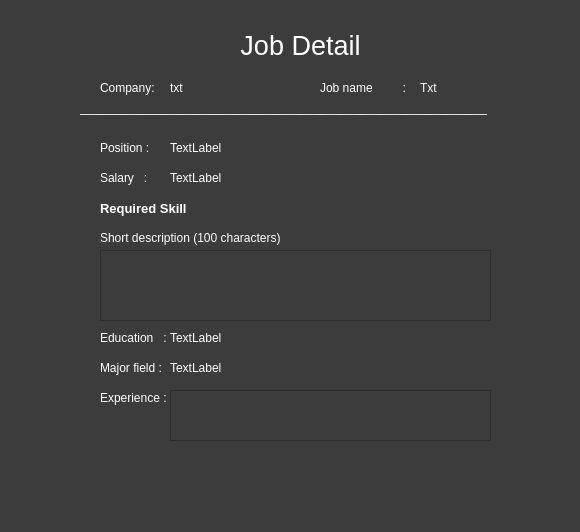
<?xml version="1.0" encoding="UTF-8"?>
<ui version="4.0">
 <class>Form</class>
 <widget class="QWidget" name="Form">
  <property name="geometry">
   <rect>
    <x>0</x>
    <y>0</y>
    <width>580</width>
    <height>532</height>
   </rect>
  </property>
  <property name="windowTitle">
   <string>Form</string>
  </property>
  <property name="styleSheet">
   <string notr="true">QWidget{
	background-color: rgb(60,60,60);
	color: white;
}</string>
  </property>
  <widget class="QLabel" name="label">
   <property name="geometry">
    <rect>
     <x>150</x>
     <y>10</y>
     <width>301</width>
     <height>71</height>
    </rect>
   </property>
   <property name="font">
    <font>
     <pointsize>20</pointsize>
     <weight>50</weight>
     <italic>false</italic>
     <bold>false</bold>
    </font>
   </property>
   <property name="layoutDirection">
    <enum>Qt::LeftToRight</enum>
   </property>
   <property name="text">
    <string>Job Detail</string>
   </property>
   <property name="alignment">
    <set>Qt::AlignCenter</set>
   </property>
  </widget>
  <widget class="QLabel" name="label_5">
   <property name="geometry">
    <rect>
     <x>100</x>
     <y>170</y>
     <width>61</width>
     <height>16</height>
    </rect>
   </property>
   <property name="text">
    <string>Salary   :</string>
   </property>
  </widget>
  <widget class="QLabel" name="label_10">
   <property name="geometry">
    <rect>
     <x>100</x>
     <y>230</y>
     <width>221</width>
     <height>16</height>
    </rect>
   </property>
   <property name="text">
    <string>Short description (100 characters)</string>
   </property>
  </widget>
  <widget class="QLabel" name="error_label">
   <property name="geometry">
    <rect>
     <x>90</x>
     <y>450</y>
     <width>371</width>
     <height>41</height>
    </rect>
   </property>
   <property name="text">
    <string/>
   </property>
  </widget>
  <widget class="QLabel" name="label_2">
   <property name="geometry">
    <rect>
     <x>320</x>
     <y>80</y>
     <width>111</width>
     <height>16</height>
    </rect>
   </property>
   <property name="text">
    <string>Job name         :</string>
   </property>
  </widget>
  <widget class="QLabel" name="label_11">
   <property name="geometry">
    <rect>
     <x>100</x>
     <y>330</y>
     <width>81</width>
     <height>16</height>
    </rect>
   </property>
   <property name="text">
    <string>Education   :</string>
   </property>
  </widget>
  <widget class="QLabel" name="label_7">
   <property name="geometry">
    <rect>
     <x>80</x>
     <y>100</y>
     <width>431</width>
     <height>16</height>
    </rect>
   </property>
   <property name="text">
    <string>_____________________________________________________________</string>
   </property>
  </widget>
  <widget class="QLabel" name="label_13">
   <property name="geometry">
    <rect>
     <x>100</x>
     <y>200</y>
     <width>141</width>
     <height>16</height>
    </rect>
   </property>
   <property name="font">
    <font>
     <pointsize>10</pointsize>
     <weight>75</weight>
     <bold>true</bold>
    </font>
   </property>
   <property name="text">
    <string>Required Skill</string>
   </property>
  </widget>
  <widget class="QLabel" name="label_14">
   <property name="geometry">
    <rect>
     <x>100</x>
     <y>360</y>
     <width>81</width>
     <height>16</height>
    </rect>
   </property>
   <property name="text">
    <string>Major field :</string>
   </property>
  </widget>
  <widget class="QLabel" name="label_6">
   <property name="geometry">
    <rect>
     <x>100</x>
     <y>140</y>
     <width>61</width>
     <height>16</height>
    </rect>
   </property>
   <property name="text">
    <string>Position :</string>
   </property>
  </widget>
  <widget class="QLabel" name="label_12">
   <property name="geometry">
    <rect>
     <x>100</x>
     <y>390</y>
     <width>81</width>
     <height>16</height>
    </rect>
   </property>
   <property name="text">
    <string>Experience :</string>
   </property>
  </widget>
  <widget class="QLabel" name="label_jobName">
   <property name="geometry">
    <rect>
     <x>420</x>
     <y>80</y>
     <width>121</width>
     <height>16</height>
    </rect>
   </property>
   <property name="text">
    <string>Txt</string>
   </property>
  </widget>
  <widget class="QLabel" name="label_Position">
   <property name="geometry">
    <rect>
     <x>170</x>
     <y>140</y>
     <width>151</width>
     <height>16</height>
    </rect>
   </property>
   <property name="text">
    <string>TextLabel</string>
   </property>
  </widget>
  <widget class="QLabel" name="label_salary">
   <property name="geometry">
    <rect>
     <x>170</x>
     <y>170</y>
     <width>141</width>
     <height>16</height>
    </rect>
   </property>
   <property name="text">
    <string>TextLabel</string>
   </property>
  </widget>
  <widget class="QTextEdit" name="textEdit_description">
   <property name="geometry">
    <rect>
     <x>100</x>
     <y>250</y>
     <width>391</width>
     <height>71</height>
    </rect>
   </property>
   <property name="html">
    <string>&lt;!DOCTYPE HTML PUBLIC &quot;-//W3C//DTD HTML 4.0//EN&quot; &quot;http://www.w3.org/TR/REC-html40/strict.dtd&quot;&gt;
&lt;html&gt;&lt;head&gt;&lt;meta name=&quot;qrichtext&quot; content=&quot;1&quot; /&gt;&lt;style type=&quot;text/css&quot;&gt;
p, li { white-space: pre-wrap; }
&lt;/style&gt;&lt;/head&gt;&lt;body style=&quot; font-family:'MS Shell Dlg 2'; font-size:8.25pt; font-weight:400; font-style:normal;&quot;&gt;
&lt;p style=&quot;-qt-paragraph-type:empty; margin-top:0px; margin-bottom:0px; margin-left:0px; margin-right:0px; -qt-block-indent:0; text-indent:0px;&quot;&gt;&lt;br /&gt;&lt;/p&gt;&lt;/body&gt;&lt;/html&gt;</string>
   </property>
  </widget>
  <widget class="QLabel" name="label_education">
   <property name="geometry">
    <rect>
     <x>170</x>
     <y>330</y>
     <width>261</width>
     <height>16</height>
    </rect>
   </property>
   <property name="text">
    <string>TextLabel</string>
   </property>
  </widget>
  <widget class="QLabel" name="label_field">
   <property name="geometry">
    <rect>
     <x>170</x>
     <y>360</y>
     <width>311</width>
     <height>16</height>
    </rect>
   </property>
   <property name="text">
    <string>TextLabel</string>
   </property>
  </widget>
  <widget class="QTextEdit" name="textEdit_experience">
   <property name="geometry">
    <rect>
     <x>170</x>
     <y>390</y>
     <width>321</width>
     <height>51</height>
    </rect>
   </property>
   <property name="html">
    <string>&lt;!DOCTYPE HTML PUBLIC &quot;-//W3C//DTD HTML 4.0//EN&quot; &quot;http://www.w3.org/TR/REC-html40/strict.dtd&quot;&gt;
&lt;html&gt;&lt;head&gt;&lt;meta name=&quot;qrichtext&quot; content=&quot;1&quot; /&gt;&lt;style type=&quot;text/css&quot;&gt;
p, li { white-space: pre-wrap; }
&lt;/style&gt;&lt;/head&gt;&lt;body style=&quot; font-family:'MS Shell Dlg 2'; font-size:8.25pt; font-weight:400; font-style:normal;&quot;&gt;
&lt;p style=&quot;-qt-paragraph-type:empty; margin-top:0px; margin-bottom:0px; margin-left:0px; margin-right:0px; -qt-block-indent:0; text-indent:0px;&quot;&gt;&lt;br /&gt;&lt;/p&gt;&lt;/body&gt;&lt;/html&gt;</string>
   </property>
  </widget>
  <widget class="QLabel" name="label_company">
   <property name="geometry">
    <rect>
     <x>170</x>
     <y>80</y>
     <width>121</width>
     <height>16</height>
    </rect>
   </property>
   <property name="text">
    <string>txt</string>
   </property>
  </widget>
  <widget class="QLabel" name="label_3">
   <property name="geometry">
    <rect>
     <x>100</x>
     <y>80</y>
     <width>61</width>
     <height>16</height>
    </rect>
   </property>
   <property name="text">
    <string>Company:</string>
   </property>
  </widget>
 </widget>
 <resources/>
 <connections/>
</ui>
